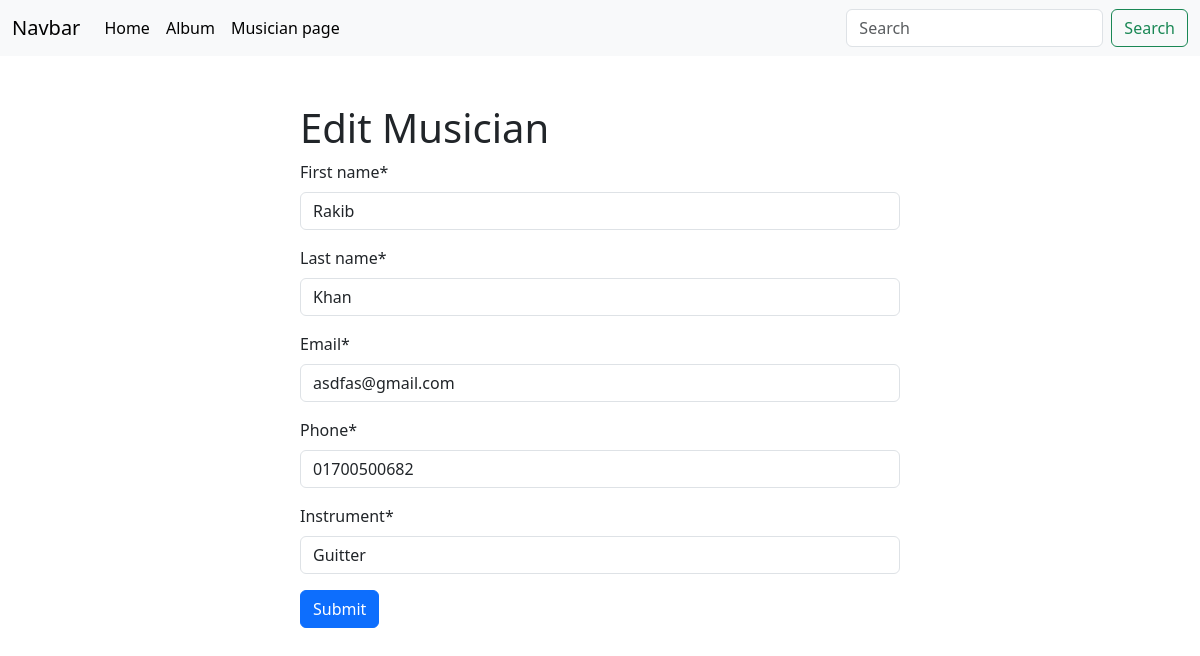
Screenshot of /album/edit_musician/4/ with the database file from the repository.
### Musician/models.py (models this page shows, shortened)
class Musician(models.Model):
    first_name = models.CharField(max_length=30)
    last_name = models.CharField(max_length=30)
    email = models.EmailField()
    phone = models.CharField(max_length=15)
    instrument = models.CharField(max_length=30)

### Album/views.py (the view)
# urls.py: path("edit_musician/<int:id>/", views.edit_musician, name="edit_musician"),
def edit_musician(request, id):
    post = Musician.objects.get(pk=id)
    form = MusicianForm(instance=post)
    if request.method == "POST":
        form = MusicianForm(request.POST, instance=post)
        if form.is_valid():
            form.save()
            return redirect("home")
    return render(request, "musician.html", {"form": form,"id":id})

### Musician/forms.py
class MusicianForm(forms.ModelForm):
    class Meta:
        model = Musician
        fields = "__all__"

### Musician/templates/musician.html
{% extends "base.html" %} {% load crispy_forms_tags %} {% block content %}
<div class="w-50 m-auto mt-5">
  <form method="POST">
    {% if id %}
    <h1>Edit Musician</h1>
    {% else %}
    <h1>Add Musician</h1>
    {% endif %} {% csrf_token %} {{form | crispy }}
    <button class="btn btn-primary">Submit</button>
  </form>
</div>
{% endblock content %}

### rows the page displays
Musician: first_name "Rakib", last_name "Khan", email "asdfas@gmail.com", phone "01700500682", instrument "Guitter"
